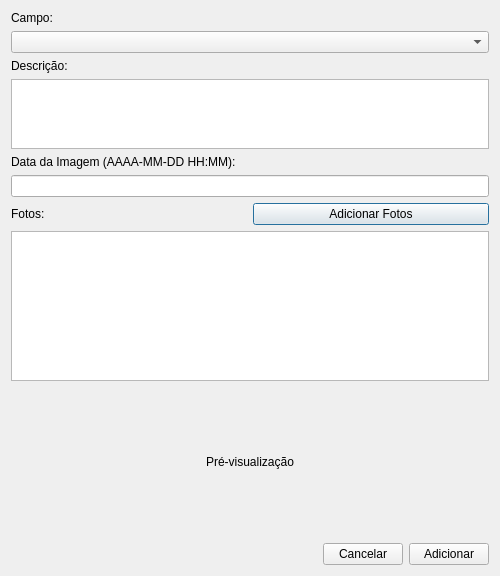
<?xml version="1.0" encoding="UTF-8"?>
<ui version="4.0">
 <class>Dialog</class>
 <widget class="QDialog" name="Dialog">
  <property name="geometry">
   <rect>
    <x>0</x>
    <y>0</y>
    <width>500</width>
    <height>500</height>
   </rect>
  </property>
  <property name="windowTitle">
   <string>Adicionar Fotos</string>
  </property>
  <layout class="QVBoxLayout" name="verticalLayout">
   <item>
    <widget class="QLabel" name="labelCampo">
     <property name="text">
      <string>Campo:</string>
     </property>
    </widget>
   </item>
   <item>
    <widget class="QComboBox" name="campoCb"/>
   </item>
   <item>
    <widget class="QLabel" name="labelDescricao">
     <property name="text">
      <string>Descrição:</string>
     </property>
    </widget>
   </item>
   <item>
    <widget class="QTextEdit" name="descricaoTe">
     <property name="maximumSize">
      <size>
       <width>16777215</width>
       <height>100</height>
      </size>
     </property>
    </widget>
   </item>
   <item>
    <widget class="QLabel" name="labelDataImagem">
     <property name="text">
      <string>Data da Imagem (AAAA-MM-DD HH:MM):</string>
     </property>
    </widget>
   </item>
   <item>
    <widget class="QLineEdit" name="dataImagemLe"/>
   </item>
   <item>
    <layout class="QHBoxLayout" name="horizontalLayout">
     <item>
      <widget class="QLabel" name="labelFotos">
       <property name="text">
        <string>Fotos:</string>
       </property>
      </widget>
     </item>
     <item>
      <widget class="QPushButton" name="adicionarFotosBtn">
       <property name="text">
        <string>Adicionar Fotos</string>
       </property>
      </widget>
     </item>
    </layout>
   </item>
   <item>
    <widget class="QListWidget" name="fotosLw">
     <property name="minimumSize">
      <size>
       <width>0</width>
       <height>150</height>
      </size>
     </property>
    </widget>
   </item>
   <item>
    <widget class="QLabel" name="previewLabel">
     <property name="minimumSize">
      <size>
       <width>0</width>
       <height>150</height>
      </size>
     </property>
     <property name="text">
      <string>Pré-visualização</string>
     </property>
     <property name="alignment">
      <set>Qt::AlignCenter</set>
     </property>
    </widget>
   </item>
   <item>
    <layout class="QHBoxLayout" name="horizontalLayout_2">
     <item>
      <spacer name="horizontalSpacer">
       <property name="orientation">
        <enum>Qt::Horizontal</enum>
       </property>
       <property name="sizeHint" stdset="0">
        <size>
         <width>40</width>
         <height>20</height>
        </size>
       </property>
      </spacer>
     </item>
     <item>
      <widget class="QPushButton" name="cancelarBtn">
       <property name="text">
        <string>Cancelar</string>
       </property>
      </widget>
     </item>
     <item>
      <widget class="QPushButton" name="adicionarBtn">
       <property name="text">
        <string>Adicionar</string>
       </property>
      </widget>
     </item>
    </layout>
   </item>
  </layout>
 </widget>
 <tabstops>
  <tabstop>campoCb</tabstop>
  <tabstop>descricaoTe</tabstop>
  <tabstop>dataImagemLe</tabstop>
  <tabstop>adicionarFotosBtn</tabstop>
  <tabstop>fotosLw</tabstop>
  <tabstop>cancelarBtn</tabstop>
  <tabstop>adicionarBtn</tabstop>
 </tabstops>
 <resources/>
 <connections/>
</ui>
